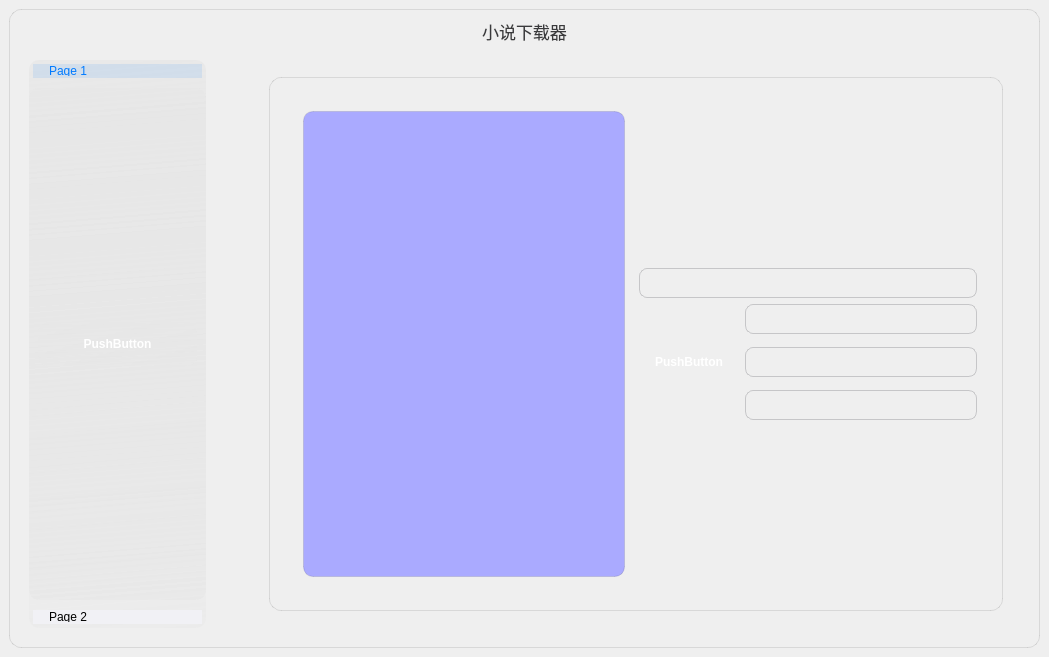
<?xml version="1.0" encoding="UTF-8"?>
<ui version="4.0">
 <class>MainWindow</class>
 <widget class="QMainWindow" name="MainWindow">
  <property name="geometry">
   <rect>
    <x>0</x>
    <y>0</y>
    <width>1049</width>
    <height>657</height>
   </rect>
  </property>
  <property name="windowTitle">
   <string>MainWindow</string>
  </property>
  <property name="windowOpacity">
   <double>0.800000000000000</double>
  </property>
  <property name="styleSheet">
   <string notr="true">/* 主窗口 - 浅色主题基础 */
background-color: qlineargradient(spread:reflect, x1:0.471591, y1:0, x2:0.499545, y2:1, stop:0 rgba(255,45,45, 0), stop:1 rgba(193, 151, 255, 4));
QMainWindow, QWidget {
    font-family: -apple-system, BlinkMacSystemFont; /* 苹果系统字体 */
    color: #1D1D1F; /* 系统深灰色 */
}

/* 背景框架 - 毛玻璃效果 */
QFrame#frame_MainBackground {
    background-color: rgba(242, 242, 247, 0.9); /* iOS系统背景色 */
    border-radius: 12px;
    border: 1px solid rgba(0,0,0,0.1);
}

/* 通用按钮样式 - iOS 风格 */
PushButton, QPushButton {
    background-color: #007AFF; /* 系统蓝色 */
    color: white;
    border: none;
    border-radius: 8px;
    padding: 8px 16px;
    min-height: 28px;
    font-weight: 500;
}

PushButton:hover, QPushButton:hover {
    background-color: #0063CC; /* 悬停加深 */
}

PushButton:pressed, QPushButton:pressed {
    background-color: #004299; /* 按压效果 */
}

/* 输入框 - 现代扁平风格 */
LineEdit, QLineEdit, QPlainTextEdit {
    background-color: rgba(255,255,255,0.9);
    border: 1px solid #C6C6C8;
    border-radius: 8px;
    padding: 6px 12px;
    selection-background-color: #007AFF;
}

LineEdit:focus, QLineEdit:focus, QPlainTextEdit:focus {
    border-color: #007AFF;
    box-shadow: 0 0 0 2px rgba(0,122,255,0.2); /* iOS焦点效果 */
}

/* 工具盒(QToolBox) - 侧边栏风格 */ 
QToolBox::tab {
    background: rgba(242,242,247,0.8);
    border-radius: 8px;
    margin: 4px;
    padding: 12px;
}

QToolBox::tab:selected {
    background: rgba(0,122,255,0.1);
    color: #007AFF;
}

/* 堆叠窗口(QStackedWidget) - 卡片式布局 */
QStackedWidget QFrame {
    background: white;
    border-radius: 12px;
    border: 1px solid rgba(0,0,0,0.1);
    margin: 8px;
    padding: 16px;
}

/* 标签文本 - 强调层次 */
QLabel {
    font-size: 13pt;
    color: #3A3A3C;
    qproperty-alignment: AlignCenter;
}

/* 分隔间距 - iOS标准间距 */
QSpacerItem {
    width: 16px;  /* 水平间距 */
    height: 16px; /* 垂直间距 */
}

/* 滚动条 - 简约风格 */
QScrollBar:vertical {
    width: 6px;
    background: transparent;
}

QScrollBar::handle:vertical {
    background: #C6C6C8;
    border-radius: 3px;
}
</string>
  </property>
  <widget class="QWidget" name="centralwidget">
   <property name="styleSheet">
    <string notr="true">Qcentralwidget=rgba(255, 255, 255, 0)</string>
   </property>
   <layout class="QHBoxLayout" name="horizontalLayout_10">
    <item>
     <layout class="QVBoxLayout" name="verticalLayout_11">
      <item>
       <widget class="QFrame" name="frame_MainBackground">
        <property name="styleSheet">
         <string notr="true">background-color: rgba(209, 209, 209, 0);</string>
        </property>
        <property name="frameShape">
         <enum>QFrame::StyledPanel</enum>
        </property>
        <property name="frameShadow">
         <enum>QFrame::Raised</enum>
        </property>
        <layout class="QHBoxLayout" name="horizontalLayout_12">
         <item>
          <layout class="QVBoxLayout" name="verticalLayout_12">
           <item>
            <layout class="QHBoxLayout" name="horizontalLayout_6" stretch="0,1,0">
             <item>
              <spacer name="horizontalSpacer_2">
               <property name="orientation">
                <enum>Qt::Horizontal</enum>
               </property>
               <property name="sizeHint" stdset="0">
                <size>
                 <width>40</width>
                 <height>20</height>
                </size>
               </property>
              </spacer>
             </item>
             <item>
              <widget class="QLabel" name="label_title">
               <property name="text">
                <string>小说下载器</string>
               </property>
               <property name="alignment">
                <set>Qt::AlignCenter</set>
               </property>
              </widget>
             </item>
             <item>
              <spacer name="horizontalSpacer">
               <property name="orientation">
                <enum>Qt::Horizontal</enum>
               </property>
               <property name="sizeHint" stdset="0">
                <size>
                 <width>40</width>
                 <height>20</height>
                </size>
               </property>
              </spacer>
             </item>
            </layout>
           </item>
           <item>
            <layout class="QHBoxLayout" name="horizontalLayout_11" stretch="1,0,4">
             <item>
              <widget class="QFrame" name="frame_7">
               <property name="frameShape">
                <enum>QFrame::StyledPanel</enum>
               </property>
               <property name="frameShadow">
                <enum>QFrame::Raised</enum>
               </property>
               <layout class="QHBoxLayout" name="horizontalLayout">
                <item>
                 <widget class="QToolBox" name="toolBox_3">
                  <property name="styleSheet">
                   <string notr="true">background-color: qlineargradient(spread:reflect, x1:0.471591, y1:0, x2:0.499545, y2:1, stop:0 rgba(231,231,231, 200), stop:1 rgba(231,231,231, 100));
border-radius: 10px;
</string>
                  </property>
                  <property name="currentIndex">
                   <number>0</number>
                  </property>
                  <widget class="QWidget" name="page_7">
                   <property name="geometry">
                    <rect>
                     <x>0</x>
                     <y>0</y>
                     <width>175</width>
                     <height>513</height>
                    </rect>
                   </property>
                   <attribute name="label">
                    <string>Page 1</string>
                   </attribute>
                   <layout class="QHBoxLayout" name="horizontalLayout_8">
                    <item>
                     <widget class="QPushButton" name="pushButton_3">
                      <property name="text">
                       <string>PushButton</string>
                      </property>
                     </widget>
                    </item>
                   </layout>
                  </widget>
                  <widget class="QWidget" name="page_8">
                   <property name="geometry">
                    <rect>
                     <x>0</x>
                     <y>0</y>
                     <width>100</width>
                     <height>30</height>
                    </rect>
                   </property>
                   <attribute name="label">
                    <string>Page 2</string>
                   </attribute>
                   <layout class="QVBoxLayout" name="verticalLayout_13">
                    <item>
                     <widget class="QPushButton" name="pushButton_4">
                      <property name="text">
                       <string>PushButton</string>
                      </property>
                     </widget>
                    </item>
                   </layout>
                  </widget>
                 </widget>
                </item>
               </layout>
              </widget>
             </item>
             <item>
              <spacer name="verticalSpacer">
               <property name="orientation">
                <enum>Qt::Vertical</enum>
               </property>
               <property name="sizeHint" stdset="0">
                <size>
                 <width>20</width>
                 <height>40</height>
                </size>
               </property>
              </spacer>
             </item>
             <item>
              <widget class="QFrame" name="frame_8">
               <property name="frameShape">
                <enum>QFrame::StyledPanel</enum>
               </property>
               <property name="frameShadow">
                <enum>QFrame::Raised</enum>
               </property>
               <layout class="QHBoxLayout" name="horizontalLayout_9">
                <item>
                 <layout class="QVBoxLayout" name="verticalLayout_17">
                  <item>
                   <widget class="QStackedWidget" name="stackedWidget">
                    <property name="currentIndex">
                     <number>0</number>
                    </property>
                    <widget class="QWidget" name="contentPage1">
                     <layout class="QHBoxLayout" name="horizontalLayout_7">
                      <item>
                       <widget class="QFrame" name="frame_9">
                        <property name="frameShape">
                         <enum>QFrame::StyledPanel</enum>
                        </property>
                        <property name="frameShadow">
                         <enum>QFrame::Raised</enum>
                        </property>
                        <layout class="QHBoxLayout" name="horizontalLayout_16">
                         <item>
                          <layout class="QHBoxLayout" name="horizontalLayout_15">
                           <item>
                            <widget class="QPlainTextEdit" name="plainTextEdit_3">
                             <property name="styleSheet">
                              <string notr="true">background-color: rgb(170, 170, 255);
border-radius: 10px;</string>
                             </property>
                            </widget>
                           </item>
                           <item>
                            <layout class="QVBoxLayout" name="verticalLayout_15" stretch="1">
                             <item>
                              <layout class="QVBoxLayout" name="verticalLayout_18" stretch="1,1">
                               <item>
                                <widget class="LineEdit" name="lineEdit_9"/>
                               </item>
                               <item>
                                <layout class="QGridLayout" name="gridLayout_3">
                                 <item row="0" column="1">
                                  <widget class="LineEdit" name="lineEdit_12"/>
                                 </item>
                                 <item row="1" column="0">
                                  <widget class="PushButton" name="pushButton_downloader">
                                   <property name="text">
                                    <string>PushButton</string>
                                   </property>
                                  </widget>
                                 </item>
                                 <item row="1" column="1">
                                  <widget class="LineEdit" name="lineEdit_11"/>
                                 </item>
                                 <item row="2" column="1">
                                  <widget class="LineEdit" name="lineEdit_10"/>
                                 </item>
                                </layout>
                               </item>
                              </layout>
                             </item>
                            </layout>
                           </item>
                          </layout>
                         </item>
                        </layout>
                       </widget>
                      </item>
                     </layout>
                    </widget>
                    <widget class="QWidget" name="contentPage2">
                     <layout class="QHBoxLayout" name="horizontalLayout_13">
                      <item>
                       <widget class="QPushButton" name="pushButton_6">
                        <property name="text">
                         <string>PushButton</string>
                        </property>
                       </widget>
                      </item>
                     </layout>
                    </widget>
                   </widget>
                  </item>
                 </layout>
                </item>
               </layout>
              </widget>
             </item>
            </layout>
           </item>
          </layout>
         </item>
        </layout>
       </widget>
      </item>
     </layout>
    </item>
   </layout>
  </widget>
 </widget>
 <customwidgets>
  <customwidget>
   <class>PushButton</class>
   <extends>QPushButton</extends>
   <header>qfluentwidgets</header>
  </customwidget>
  <customwidget>
   <class>LineEdit</class>
   <extends>QLineEdit</extends>
   <header>qfluentwidgets</header>
  </customwidget>
 </customwidgets>
 <resources/>
 <connections/>
</ui>
